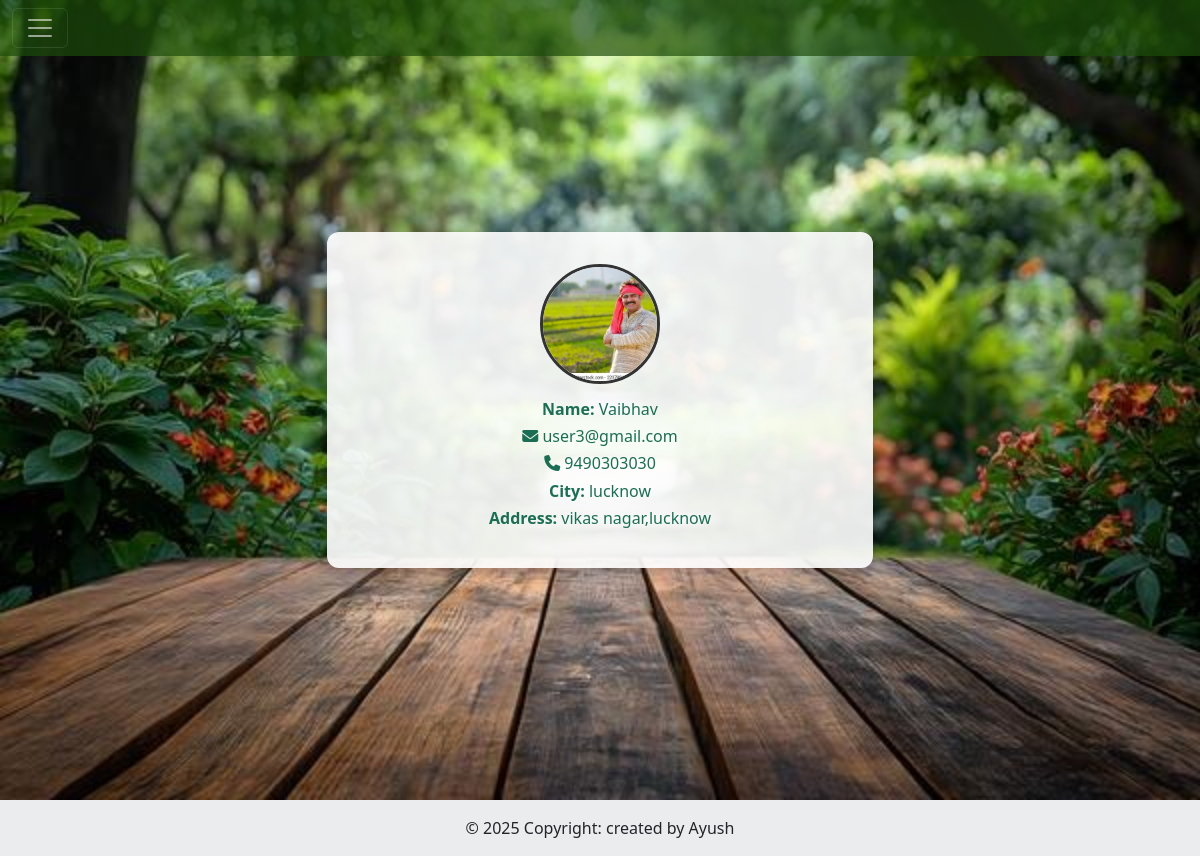
The app's page /farmer_home/ (signed in) with its own data.
### agro_app/models.py (models this page shows)
class Farmer(models.Model):
    name=models.CharField(max_length=50,null=False)
    email=models.EmailField(max_length=50,null=False,primary_key=True)
    password=models.CharField(max_length=50,null=False)
    phone=models.TextField(max_length=13,null=False)
    city=models.CharField(max_length=100,null=False)
    address=models.TextField(default="")
    profile_pic=models.FileField(upload_to="farmer_pic/",default="")
    date=models.DateField(default= timezone.now)

### agro_app/farmer_views.py (the view)
# urls.py: path("farmer_home/",farmer_views.farmer_home,name="farmer_home"),
def farmer_home(request):
    if request.method=="GET":
     farmer_email=request.session["web_key"]
     farmer_obj=  Farmer.objects.get(email=farmer_email)#it will return a single object
    famer_dict={
               "farmer_key": farmer_obj
    }
    return render(request,"agro_app/farmer/farmer_home.html",famer_dict)

### agro_app/templates/agro_app/farmer/farmer_home.html (shortened to what this page needs)
<!DOCTYPE html>
{% load static %}
<html lang="en">
<head>
  {% include 'agro_app/common/common_css.html' %}
</head>
<body>
  <nav class="navbar navbar-dark fixed-top" style="background-color: rgba(29, 76, 11, 0.7);">
    <div class="container-fluid">
      <button class="navbar-toggler" type="button" data-bs-toggle="offcanvas" data-bs-target="#offcanvasDarkNavbar"
        aria-controls="offcanvasDarkNavbar">
        <span class="navbar-toggler-icon"></span>
      </button>
    </div>
  </nav>
  <div class="bgimage d-flex align-items-center justify-content-center">
    <div class="container py-5">
      <div class="row justify-content-center">
        <div class="col-lg-6 col-md-8 col-12">
          <div class="profile-card">
            <img src="/media/{{ farmer_key.profile_pic }}" alt="Profile Picture">
            <h6><b>Name:</b> {{ farmer_key.name }}</h6>
            <h6><i class="fa-solid fa-envelope"></i> {{ farmer_key.email }}</h6>
            <h6><i class="fa-solid fa-phone"></i> {{ farmer_key.phone }}</h6>
            <h6><b>City:</b> {{ farmer_key.city }}</h6>
            <h6><b>Address:</b> {{ farmer_key.address }}</h6>
          </div>
        </div>
      </div>
    </div>
  </div>
  {% include 'agro_app/common/footer.html' %}
</body>
</html>

### agro_app/static/agro_app/css/style.css (style rules this page uses)
body,html { min-height: 100vh; display: flex; flex-direction: column; margin: 0; }
* { box-sizing: border-box; }

### records on screen
Farmer: profile_pic (picture), name "Vaibhav", email "user3@gmail.com", phone "9490303030", city "lucknow", address "vikas nagar,lucknow"
